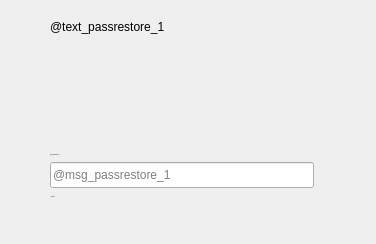
     <widget class="QWidget" name="recovery_1">
      <property name="minimumSize">
       <size>
        <width>376</width>
        <height>235</height>
       </size>
      </property>
      <property name="maximumSize">
       <size>
        <width>376</width>
        <height>246</height>
       </size>
      </property>
      <layout class="QVBoxLayout" name="verticalLayout_3" stretch="1,1,0,0">
       <property name="leftMargin">
        <number>50</number>
       </property>
       <property name="topMargin">
        <number>20</number>
       </property>
       <property name="rightMargin">
        <number>50</number>
       </property>
       <property name="bottomMargin">
        <number>10</number>
       </property>
       <item alignment="Qt::AlignTop">
        <widget class="QLabel" name="text_1">
         <property name="minimumSize">
          <size>
           <width>264</width>
           <height>80</height>
          </size>
         </property>
         <property name="styleSheet">
          <string notr="true">font: 12px &quot;Open Sans&quot;;</string>
         </property>
         <property name="text">
          <string>@text_passrestore_1</string>
         </property>
         <property name="textFormat">
          <enum>Qt::PlainText</enum>
         </property>
         <property name="alignment">
          <set>Qt::AlignLeading|Qt::AlignLeft|Qt::AlignTop</set>
         </property>
         <property name="wordWrap">
          <bool>true</bool>
         </property>
        </widget>
       </item>
       <item alignment="Qt::AlignTop">
        <widget class="QLabel" name="text_2">
         <property name="minimumSize">
          <size>
           <width>264</width>
           <height>50</height>
          </size>
         </property>
         <property name="font">
          <font>
           <family>Open Sans</family>
           <pointsize>-1</pointsize>
           <weight>50</weight>
           <italic>false</italic>
           <bold>false</bold>
          </font>
         </property>
         <property name="styleSheet">
          <string notr="true">font: 12px &quot;Open Sans&quot;;</string>
         </property>
         <property name="text">
          <string>@text_passrestore_2</string>
         </property>
         <property name="alignment">
          <set>Qt::AlignBottom|Qt::AlignLeading|Qt::AlignLeft</set>
         </property>
         <property name="wordWrap">
          <bool>true</bool>
         </property>
        </widget>
       </item>
       <item alignment="Qt::AlignLeft|Qt::AlignTop">
        <widget class="NotEmptyLineEdit" name="input_loginOrEmail">
         <property name="minimumSize">
          <size>
           <width>264</width>
           <height>26</height>
          </size>
         </property>
         <property name="maximumSize">
          <size>
           <width>264</width>
           <height>26</height>
          </size>
         </property>
         <property name="placeholderText">
          <string>@msg_passrestore_1</string>
         </property>
        </widget>
       </item>
       <item alignment="Qt::AlignLeft|Qt::AlignTop">
        <widget class="InfoMessage" name="imsg_error">
         <property name="minimumSize">
          <size>
           <width>0</width>
           <height>40</height>
          </size>
         </property>
         <property name="maximumSize">
          <size>
           <width>16777215</width>
           <height>40</height>
          </size>
         </property>
         <property name="font">
          <font>
           <family>Open Sans</family>
           <pointsize>-1</pointsize>
           <weight>50</weight>
           <italic>false</italic>
           <bold>false</bold>
          </font>
         </property>
         <property name="styleSheet">
          <string notr="true"/>
         </property>
         <property name="text">
          <string>@empty</string>
         </property>
         <property name="alignment">
          <set>Qt::AlignLeading|Qt::AlignLeft|Qt::AlignTop</set>
         </property>
         <property name="wordWrap">
          <bool>true</bool>
         </property>
         <property name="margin">
          <number>1</number>
         </property>
         <property name="indent">
          <number>1</number>
         </property>
         <property name="messages">
          <stringlist>
           <string>@empty</string>
           <string>@msg_incorrect_nickname</string>
          </stringlist>
         </property>
         <property name="styles">
          <stringlist notr="true">
           <string></string>
           <string>QLabel {color: #ff0000;}</string>
          </stringlist>
         </property>
         <property name="currentMsgIndex">
          <number>0</number>
         </property>
        </widget>
       </item>
      </layout>
     </widget>
